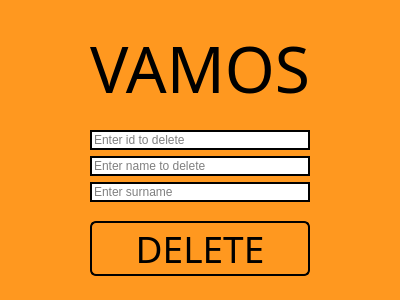
<?xml version="1.0" encoding="UTF-8"?>
<ui version="4.0">
 <class>DeleteCoachFromTable</class>
 <widget class="QDialog" name="DeleteCoachFromTable">
  <property name="geometry">
   <rect>
    <x>0</x>
    <y>0</y>
    <width>400</width>
    <height>300</height>
   </rect>
  </property>
  <property name="windowTitle">
   <string>Delete Coach</string>
  </property>
  <property name="windowIcon">
   <iconset>
    <normaloff>icona.png</normaloff>icona.png</iconset>
  </property>
  <property name="styleSheet">
   <string notr="true">background-color:#FF981F;</string>
  </property>
  <layout class="QGridLayout" name="gridLayout">
   <item row="3" column="2">
    <spacer name="horizontalSpacer_2">
     <property name="orientation">
      <enum>Qt::Horizontal</enum>
     </property>
     <property name="sizeHint" stdset="0">
      <size>
       <width>40</width>
       <height>20</height>
      </size>
     </property>
    </spacer>
   </item>
   <item row="3" column="0">
    <spacer name="horizontalSpacer">
     <property name="orientation">
      <enum>Qt::Horizontal</enum>
     </property>
     <property name="sizeHint" stdset="0">
      <size>
       <width>40</width>
       <height>20</height>
      </size>
     </property>
    </spacer>
   </item>
   <item row="6" column="1">
    <spacer name="verticalSpacer_2">
     <property name="orientation">
      <enum>Qt::Vertical</enum>
     </property>
     <property name="sizeHint" stdset="0">
      <size>
       <width>20</width>
       <height>40</height>
      </size>
     </property>
    </spacer>
   </item>
   <item row="3" column="1">
    <widget class="QLineEdit" name="deleteIDLE">
     <property name="whatsThis">
      <string>&lt;html&gt;&lt;head/&gt;&lt;body&gt;&lt;p align=&quot;center&quot;&gt;&lt;span style=&quot; font-size:12pt;&quot;&gt;You need to Enter coach id to delete him from database.&lt;/span&gt;&lt;/p&gt;&lt;/body&gt;&lt;/html&gt;</string>
     </property>
     <property name="styleSheet">
      <string notr="true">QLineEdit {
    border: 2px solid #000000; 
    background-color: #FFFFFF;
	color: rgb(0, 0, 0);
}

QLineEdit:focus {
    border: 2px solid #FF981F; 
}</string>
     </property>
     <property name="placeholderText">
      <string>Enter id to delete</string>
     </property>
    </widget>
   </item>
   <item row="8" column="1">
    <spacer name="verticalSpacer">
     <property name="orientation">
      <enum>Qt::Vertical</enum>
     </property>
     <property name="sizeHint" stdset="0">
      <size>
       <width>20</width>
       <height>40</height>
      </size>
     </property>
    </spacer>
   </item>
   <item row="4" column="1">
    <widget class="QLineEdit" name="nameLE">
     <property name="styleSheet">
      <string notr="true">QLineEdit {
    border: 2px solid #000000; 
    background-color: #FFFFFF;
	color: rgb(0, 0, 0);
}

QLineEdit:focus {
    border: 2px solid #FF981F; 
}</string>
     </property>
     <property name="placeholderText">
      <string>Enter name to delete</string>
     </property>
    </widget>
   </item>
   <item row="7" column="1">
    <widget class="QPushButton" name="deleteCoachPB">
     <property name="font">
      <font>
       <family>Huntress</family>
       <pointsize>28</pointsize>
      </font>
     </property>
     <property name="styleSheet">
      <string notr="true">QPushButton {
   background-color: rgb(255, 152, 31);
color: rgb(0, 0, 0);
border-color: rgb(0, 0, 0);
border: 2px solid rgb(0, 0, 0);
border-radius: 6px; 
}

QPushButton:hover {
    color: rgb(38, 38, 38)rgb(255, 197, 21); 
    background-color:#ffc515; 
    border: 2px solid #ffffff; 
}</string>
     </property>
     <property name="text">
      <string>DELETE</string>
     </property>
    </widget>
   </item>
   <item row="0" column="1">
    <spacer name="verticalSpacer_3">
     <property name="orientation">
      <enum>Qt::Vertical</enum>
     </property>
     <property name="sizeHint" stdset="0">
      <size>
       <width>20</width>
       <height>40</height>
      </size>
     </property>
    </spacer>
   </item>
   <item row="1" column="1">
    <widget class="QLabel" name="titleL">
     <property name="font">
      <font>
       <family>Huntress</family>
       <pointsize>48</pointsize>
      </font>
     </property>
     <property name="whatsThis">
      <string>&lt;html&gt;&lt;head/&gt;&lt;body&gt;&lt;p align=&quot;center&quot;&gt;&lt;span style=&quot; font-size:16pt;&quot;&gt;VAMOS - Making Football better.&lt;/span&gt;&lt;/p&gt;&lt;/body&gt;&lt;/html&gt;</string>
     </property>
     <property name="styleSheet">
      <string notr="true">color: rgb(0, 0, 0);</string>
     </property>
     <property name="text">
      <string>VAMOS</string>
     </property>
     <property name="alignment">
      <set>Qt::AlignCenter</set>
     </property>
    </widget>
   </item>
   <item row="2" column="1">
    <spacer name="verticalSpacer_4">
     <property name="orientation">
      <enum>Qt::Vertical</enum>
     </property>
     <property name="sizeHint" stdset="0">
      <size>
       <width>20</width>
       <height>40</height>
      </size>
     </property>
    </spacer>
   </item>
   <item row="5" column="1">
    <widget class="QLineEdit" name="surnameLE">
     <property name="styleSheet">
      <string notr="true">QLineEdit {
    border: 2px solid #000000; 
    background-color: #FFFFFF;
	color: rgb(0, 0, 0);
}

QLineEdit:focus {
    border: 2px solid #FF981F; 
}</string>
     </property>
     <property name="placeholderText">
      <string>Enter surname </string>
     </property>
    </widget>
   </item>
  </layout>
 </widget>
 <resources/>
 <connections/>
</ui>
